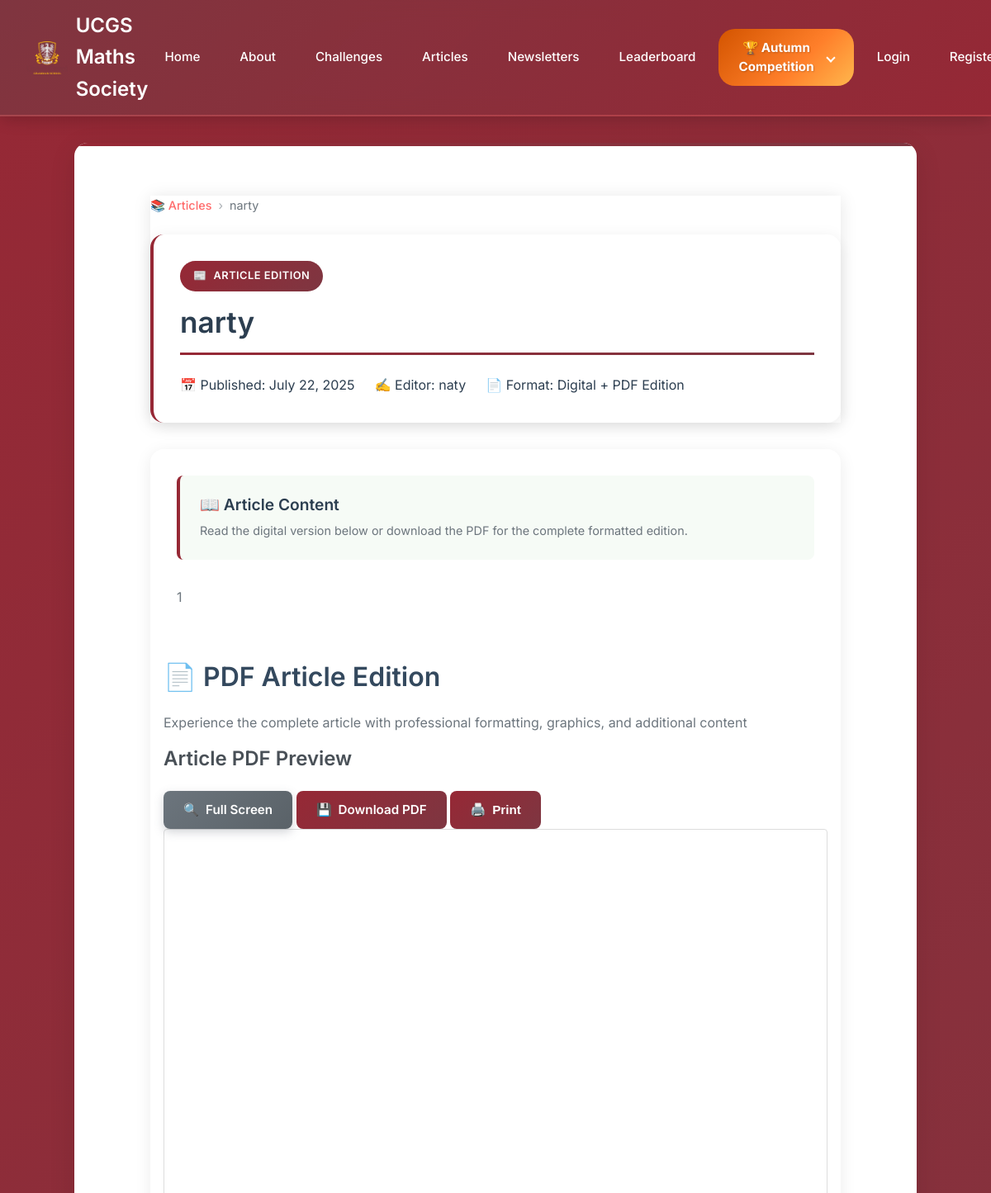
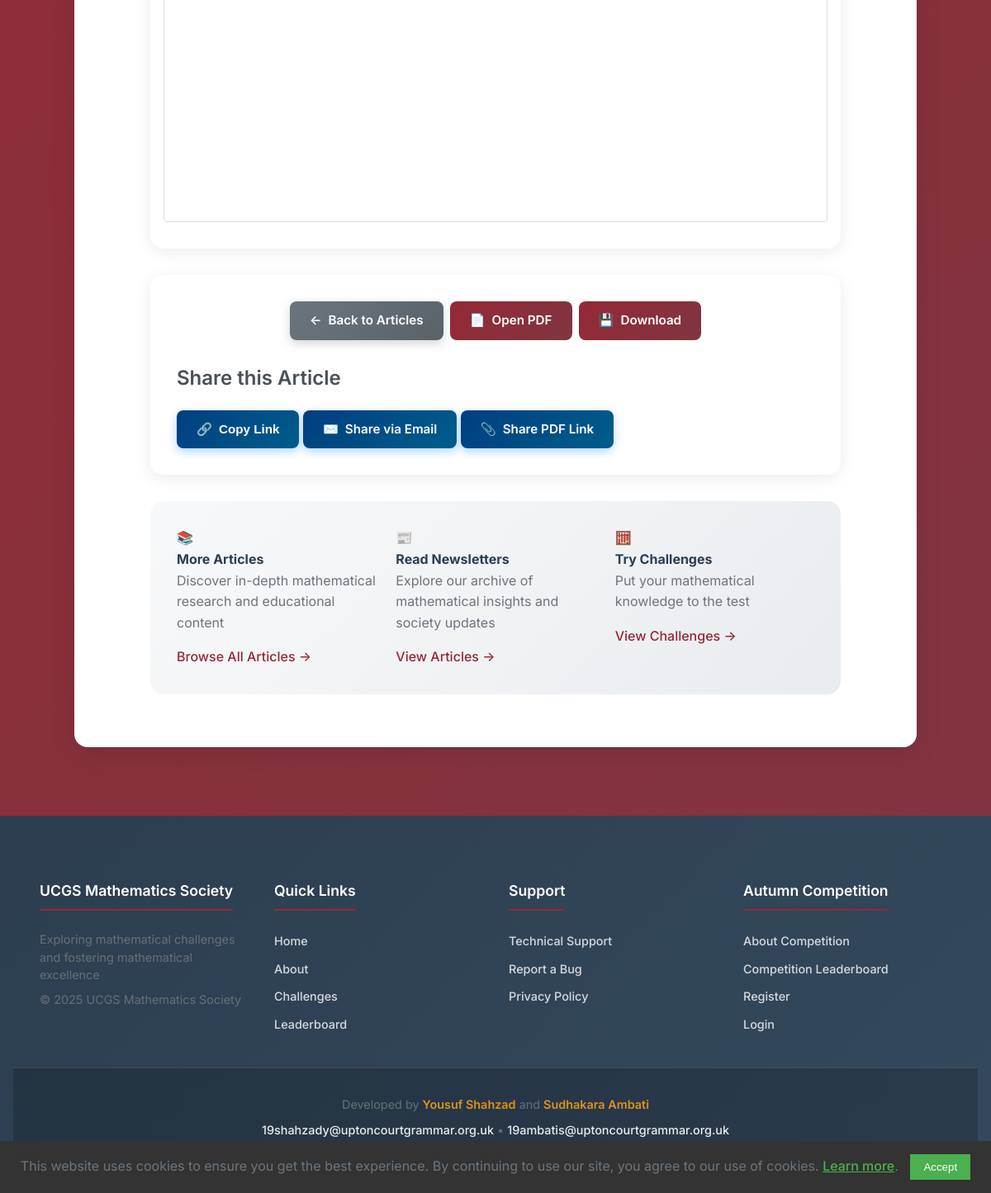
The app's page /article/1 with its own data (2 pictures, top to bottom).
### app/models.py (models this page shows, shortened)
class Article(db.Model):
    __tablename__ = "article"
    id = db.Column(db.Integer, primary_key=True)
    title = db.Column(db.String(100), nullable=False, index=True)
    file_url = db.Column(db.String(255))  # This will store the PDF file path
    content = db.Column(db.Text, nullable=False)
    named_creator = db.Column(db.String(100), nullable=True)
    date_posted = db.Column(db.DateTime, nullable=False, default=datetime.datetime.now, index=True)
    user_id = db.Column(db.Integer, db.ForeignKey("users.id"), nullable=False, index=True)
    type = db.Column(db.String(20), default="article", nullable=False, index=True)
    author = db.relationship("User", back_populates="articles")

### app/main/routes.py (the view)
@bp.route("/article/<int:id>")
def article(id):
    article = Article.query.get_or_404(id)
    if article.type != "article":
        abort(404)
    return render_template("main/article.html", title=article.title, article=article)

### app/templates/main/article.html (shortened to what this page needs)
{% extends "base.html" %}
{% block content %}
<div class="newsletter-detail-container">
    <header class="newsletter-detail-header">
        <div class="breadcrumb">
            <a href="{{ url_for('main.newsletters') }}">📚 Articles</a>
            <span class="breadcrumb-separator">›</span>
            <span>{{ article.title }}</span>
        </div>
        <div class="newsletter-title-section">
            <div class="newsletter-type-badge">
                <span class="type-icon">📰</span>
                <span>Article Edition</span>
            </div>
            <h1 class="newsletter-detail-title">{{ article.title }}</h1>
            <div class="newsletter-meta-info">
                <div class="meta-item">
                    <span class="meta-icon">📅</span>
                    <span class="meta-label">Published:</span>
                    <span class="meta-value">{{ article.date_posted.strftime('%B %d, %Y') }}</span>
                </div>
                <div class="meta-item">
                    <span class="meta-icon">✍️</span>
                    <span class="meta-label">Editor:</span>
                    <span class="meta-value">{{ article.named_creator }}</span>
                </div>
                {% if article.file_url %}
                <div class="meta-item">
                    <span class="meta-icon">📄</span>
                    <span class="meta-label">Format:</span>
                    <span class="meta-value">Digital + PDF Edition</span>
                </div>
                {% endif %}
            </div>
        </div>
    </header>
    <div class="newsletter-detail-content">
        <div class="newsletter-body">
            <div class="content-intro">
                <h2>📖 Article Content</h2>
                <p>Read the digital version below or download the PDF for the complete formatted edition.</p>
            </div>
            <div class="newsletter-text-content">
                {{ article.content | safe }}
            </div>
        </div>
        {% if article.file_url %}
        <div class="pdf-section">
            <div class="pdf-section-header">
                <h2>📄 PDF Article Edition</h2>
                <p>Experience the complete article with professional formatting, graphics, and additional content</p>
            </div>
            <div class="pdf-viewer-container">
                <div class="pdf-viewer-header">
                    <h3>Article PDF Preview</h3>
                    <div class="pdf-controls">
                        <a href="{{ url_for('main.serve_newsletter', filename=article.file_url) }}"
                           target="_blank" class="button button-secondary">
                            <span>🔍</span> Full Screen
                        </a>
                        <a href="{{ url_for('main.serve_newsletter', filename=article.file_url) }}"
                           download class="button">
                            <span>💾</span> Download PDF
                        </a>
                        <button onclick="printNewsletter('{{ url_for('main.serve_newsletter', filename=article.file_url) }}')"
                                class="button button-outline">
                            <span>🖨️</span> Print
                        </button>
                    </div>
                </div>
                <div class="pdf-viewer">
                    <iframe src="{{ url_for('main.serve_newsletter', filename=article.file_url) }}"
                            width="100%" height="700" frameborder="0"
                            title="Article PDF Preview"></iframe>
                </div>
            </div>
        </div>
        {% endif %}
    </div>
    <div class="newsletter-detail-actions">
        <div class="action-buttons">
            <a href="{{ url_for('main.articles') }}" class="button button-secondary">
                <span>← </span> Back to Articles
            </a>
            {% if article.file_url %}
            <a href="{{ url_for('main.serve_newsletter', filename=article.file_url) }}"
               target="_blank" class="button">
                <span>📄</span> Open PDF
            </a>
            <a href="{{ url_for('main.serve_newsletter', filename=article.file_url) }}"
               download class="button button-outline">
                <span>💾</span> Download
            </a>
            {% endif %}
        </div>
        <div class="page-section">
            <h3>Share this Article</h3>
            <div class="share-buttons">
                <button onclick="copyToClipboard('{{ request.url }}')" class="button button-share">
                    <span>🔗</span> Copy Link
                </button>
                <a href="mailto:?subject={{ article.title | urlencode }}&body=Check out this article: {{ request.url | urlencode }}"
                   class="button button-share">
                    <span>✉️</span> Share via Email
                </a>
                {% if article.file_url %}
                <a href="mailto:?subject={{ article.title | urlencode }}&body=Check out this article: {{ request.url | urlencode }}%0A%0APDF Download: {{ url_for('main.serve_newsletter', filename=article.file_url, _external=True) | urlencode }}"
                   class="button button-share">
                    <span>📎</span> Share PDF Link
                </a>
                {% endif %}
            </div>
        </div>
    </div>
    <div class="newsletter-footer">
        <div class="newsletter-navigation">
            <div class="nav-item">
                <span class="nav-icon">📚</span>
                <div class="nav-content">
                    <h4>More Articles</h4>
                    <p>Discover in-depth mathematical research and educational content</p>
                    <a href="{{ url_for('main.articles') }}" class="nav-link">Browse All Articles →</a>
                </div>
            </div>
            <div class="nav-item">
                <span class="nav-icon">📰</span>
                <div class="nav-content">
                    <h4>Read Newsletters</h4>
                    <p>Explore our archive of mathematical insights and society updates</p>
                    <a href="{{ url_for('main.newsletters') }}" class="nav-link">View Articles →</a>
                </div>
            </div>
            <div class="nav-item">
                <span class="nav-icon">🧮</span>
                <div class="nav-content">
                    <h4>Try Challenges</h4>
                    <p>Put your mathematical knowledge to the test</p>
                    <a href="{{ url_for('main.challenges') }}" class="nav-link">View Challenges →</a>
                </div>
            </div>
        </div>
    </div>
</div>
{% endblock %}

### records on screen
Article: title "narty", date_posted "July 22, 2025", named_creator "naty", content "1"
